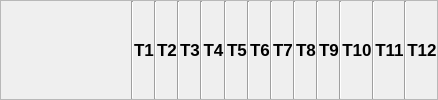
               <widget class="QFrame" name="frame_14">
                <property name="minimumSize">
                 <size>
                  <width>0</width>
                  <height>50</height>
                 </size>
                </property>
                <property name="styleSheet">
                 <string notr="true">#frame_14{
border: 1px solid rgb(199, 199, 199);
}</string>
                </property>
                <property name="frameShape">
                 <enum>QFrame::StyledPanel</enum>
                </property>
                <property name="frameShadow">
                 <enum>QFrame::Raised</enum>
                </property>
                <layout class="QHBoxLayout" name="horizontalLayout_5">
                 <property name="spacing">
                  <number>0</number>
                 </property>
                 <property name="leftMargin">
                  <number>0</number>
                 </property>
                 <property name="topMargin">
                  <number>0</number>
                 </property>
                 <property name="rightMargin">
                  <number>0</number>
                 </property>
                 <property name="bottomMargin">
                  <number>0</number>
                 </property>
                 <item>
                  <widget class="QFrame" name="frame_15">
                   <property name="minimumSize">
                    <size>
                     <width>130</width>
                     <height>0</height>
                    </size>
                   </property>
                   <property name="maximumSize">
                    <size>
                     <width>130</width>
                     <height>16777215</height>
                    </size>
                   </property>
                   <property name="styleSheet">
                    <string notr="true">border:none;
</string>
                   </property>
                   <property name="frameShape">
                    <enum>QFrame::StyledPanel</enum>
                   </property>
                   <property name="frameShadow">
                    <enum>QFrame::Raised</enum>
                   </property>
                   <layout class="QGridLayout" name="gridLayout_3">
                    <property name="leftMargin">
                     <number>0</number>
                    </property>
                    <property name="topMargin">
                     <number>0</number>
                    </property>
                    <property name="rightMargin">
                     <number>0</number>
                    </property>
                    <property name="bottomMargin">
                     <number>0</number>
                    </property>
                    <property name="spacing">
                     <number>0</number>
                    </property>
                    <item row="0" column="0">
                     <widget class="QLabel" name="label_3">
                      <property name="font">
                       <font>
                        <pointsize>13</pointsize>
                        <weight>75</weight>
                        <bold>true</bold>
                       </font>
                      </property>
                      <property name="styleSheet">
                       <string notr="true">border:none;</string>
                      </property>
                      <property name="text">
                       <string/>
                      </property>
                      <property name="alignment">
                       <set>Qt::AlignCenter</set>
                      </property>
                     </widget>
                    </item>
                   </layout>
                  </widget>
                 </item>
                 <item>
                  <widget class="Line" name="line">
                   <property name="orientation">
                    <enum>Qt::Vertical</enum>
                   </property>
                  </widget>
                 </item>
                 <item>
                  <widget class="QFrame" name="frame_16">
                   <property name="styleSheet">
                    <string notr="true">border:none;
</string>
                   </property>
                   <property name="frameShape">
                    <enum>QFrame::StyledPanel</enum>
                   </property>
                   <property name="frameShadow">
                    <enum>QFrame::Raised</enum>
                   </property>
                   <layout class="QGridLayout" name="gridLayout_4">
                    <property name="leftMargin">
                     <number>0</number>
                    </property>
                    <property name="topMargin">
                     <number>0</number>
                    </property>
                    <property name="rightMargin">
                     <number>0</number>
                    </property>
                    <property name="bottomMargin">
                     <number>0</number>
                    </property>
                    <property name="spacing">
                     <number>0</number>
                    </property>
                    <item row="0" column="0">
                     <widget class="QLabel" name="label_11">
                      <property name="font">
                       <font>
                        <pointsize>13</pointsize>
                        <weight>75</weight>
                        <bold>true</bold>
                       </font>
                      </property>
                      <property name="text">
                       <string>T1</string>
                      </property>
                      <property name="alignment">
                       <set>Qt::AlignCenter</set>
                      </property>
                     </widget>
                    </item>
                   </layout>
                  </widget>
                 </item>
                 <item>
                  <widget class="Line" name="line_2">
                   <property name="orientation">
                    <enum>Qt::Vertical</enum>
                   </property>
                  </widget>
                 </item>
                 <item>
                  <widget class="QFrame" name="frame_17">
                   <property name="styleSheet">
                    <string notr="true">border:none;
</string>
                   </property>
                   <property name="frameShape">
                    <enum>QFrame::StyledPanel</enum>
                   </property>
                   <property name="frameShadow">
                    <enum>QFrame::Raised</enum>
                   </property>
                   <layout class="QGridLayout" name="gridLayout_5">
                    <property name="leftMargin">
                     <number>0</number>
                    </property>
                    <property name="topMargin">
                     <number>0</number>
                    </property>
                    <property name="rightMargin">
                     <number>0</number>
                    </property>
                    <property name="bottomMargin">
                     <number>0</number>
                    </property>
                    <property name="spacing">
                     <number>0</number>
                    </property>
                    <item row="0" column="0">
                     <widget class="QLabel" name="label_12">
                      <property name="font">
                       <font>
                        <pointsize>13</pointsize>
                        <weight>75</weight>
                        <bold>true</bold>
                       </font>
                      </property>
                      <property name="text">
                       <string>T2</string>
                      </property>
                      <property name="alignment">
                       <set>Qt::AlignCenter</set>
                      </property>
                     </widget>
                    </item>
                   </layout>
                  </widget>
                 </item>
                 <item>
                  <widget class="Line" name="line_3">
                   <property name="orientation">
                    <enum>Qt::Vertical</enum>
                   </property>
                  </widget>
                 </item>
                 <item>
                  <widget class="QFrame" name="frame_20">
                   <property name="styleSheet">
                    <string notr="true">border:none;
</string>
                   </property>
                   <property name="frameShape">
                    <enum>QFrame::StyledPanel</enum>
                   </property>
                   <property name="frameShadow">
                    <enum>QFrame::Raised</enum>
                   </property>
                   <layout class="QGridLayout" name="gridLayout_6">
                    <property name="leftMargin">
                     <number>0</number>
                    </property>
                    <property name="topMargin">
                     <number>0</number>
                    </property>
                    <property name="rightMargin">
                     <number>0</number>
                    </property>
                    <property name="bottomMargin">
                     <number>0</number>
                    </property>
                    <property name="spacing">
                     <number>0</number>
                    </property>
                    <item row="0" column="0">
                     <widget class="QLabel" name="label_13">
                      <property name="font">
                       <font>
                        <pointsize>13</pointsize>
                        <weight>75</weight>
                        <bold>true</bold>
                       </font>
                      </property>
                      <property name="text">
                       <string>T3</string>
                      </property>
                      <property name="alignment">
                       <set>Qt::AlignCenter</set>
                      </property>
                     </widget>
                    </item>
                   </layout>
                  </widget>
                 </item>
                 <item>
                  <widget class="Line" name="line_4">
                   <property name="orientation">
                    <enum>Qt::Vertical</enum>
                   </property>
                  </widget>
                 </item>
                 <item>
                  <widget class="QFrame" name="frame_21">
                   <property name="styleSheet">
                    <string notr="true">border:none;
</string>
                   </property>
                   <property name="frameShape">
                    <enum>QFrame::StyledPanel</enum>
                   </property>
                   <property name="frameShadow">
                    <enum>QFrame::Raised</enum>
                   </property>
                   <layout class="QGridLayout" name="gridLayout_7">
                    <property name="leftMargin">
                     <number>0</number>
                    </property>
                    <property name="topMargin">
                     <number>0</number>
                    </property>
                    <property name="rightMargin">
                     <number>0</number>
                    </property>
                    <property name="bottomMargin">
                     <number>0</number>
                    </property>
                    <property name="spacing">
                     <number>0</number>
                    </property>
                    <item row="0" column="0">
                     <widget class="QLabel" name="label_14">
                      <property name="font">
                       <font>
                        <pointsize>13</pointsize>
                        <weight>75</weight>
                        <bold>true</bold>
                       </font>
                      </property>
                      <property name="text">
                       <string>T4</string>
                      </property>
                      <property name="alignment">
                       <set>Qt::AlignCenter</set>
                      </property>
                     </widget>
                    </item>
                   </layout>
                  </widget>
                 </item>
                 <item>
                  <widget class="Line" name="line_5">
                   <property name="orientation">
                    <enum>Qt::Vertical</enum>
                   </property>
                  </widget>
                 </item>
                 <item>
                  <widget class="QFrame" name="frame_22">
                   <property name="styleSheet">
                    <string notr="true">border:none;
</string>
                   </property>
                   <property name="frameShape">
                    <enum>QFrame::StyledPanel</enum>
                   </property>
                   <property name="frameShadow">
                    <enum>QFrame::Raised</enum>
                   </property>
                   <layout class="QGridLayout" name="gridLayout_8">
                    <property name="leftMargin">
                     <number>0</number>
                    </property>
                    <property name="topMargin">
                     <number>0</number>
                    </property>
                    <property name="rightMargin">
                     <number>0</number>
                    </property>
                    <property name="bottomMargin">
                     <number>0</number>
                    </property>
                    <property name="spacing">
                     <number>0</number>
                    </property>
                    <item row="0" column="0">
                     <widget class="QLabel" name="label_15">
                      <property name="font">
                       <font>
                        <pointsize>13</pointsize>
                        <weight>75</weight>
                        <bold>true</bold>
                       </font>
                      </property>
                      <property name="text">
                       <string>T5</string>
                      </property>
                      <property name="alignment">
                       <set>Qt::AlignCenter</set>
                      </property>
                     </widget>
                    </item>
                   </layout>
                  </widget>
                 </item>
                 <item>
                  <widget class="Line" name="line_6">
                   <property name="orientation">
                    <enum>Qt::Vertical</enum>
                   </property>
                  </widget>
                 </item>
                 <item>
                  <widget class="QFrame" name="frame_23">
                   <property name="styleSheet">
                    <string notr="true">border:none;
</string>
                   </property>
                   <property name="frameShape">
                    <enum>QFrame::StyledPanel</enum>
                   </property>
                   <property name="frameShadow">
                    <enum>QFrame::Raised</enum>
                   </property>
                   <layout class="QGridLayout" name="gridLayout_9">
                    <property name="leftMargin">
                     <number>0</number>
                    </property>
                    <property name="topMargin">
                     <number>0</number>
                    </property>
                    <property name="rightMargin">
                     <number>0</number>
                    </property>
                    <property name="bottomMargin">
                     <number>0</number>
                    </property>
                    <property name="spacing">
                     <number>0</number>
                    </property>
                    <item row="0" column="0">
                     <widget class="QLabel" name="label_16">
                      <property name="font">
                       <font>
                        <pointsize>13</pointsize>
                        <weight>75</weight>
                        <bold>true</bold>
                       </font>
                      </property>
                      <property name="text">
                       <string>T6</string>
                      </property>
                      <property name="alignment">
                       <set>Qt::AlignCenter</set>
                      </property>
                     </widget>
                    </item>
                   </layout>
                  </widget>
                 </item>
                 <item>
                  <widget class="Line" name="line_7">
                   <property name="orientation">
                    <enum>Qt::Vertical</enum>
                   </property>
                  </widget>
                 </item>
                 <item>
                  <widget class="QFrame" name="frame_24">
                   <property name="styleSheet">
                    <string notr="true">border:none;
</string>
                   </property>
                   <property name="frameShape">
                    <enum>QFrame::StyledPanel</enum>
                   </property>
                   <property name="frameShadow">
                    <enum>QFrame::Raised</enum>
                   </property>
                   <layout class="QGridLayout" name="gridLayout_10">
                    <property name="leftMargin">
                     <number>0</number>
                    </property>
                    <property name="topMargin">
                     <number>0</number>
                    </property>
                    <property name="rightMargin">
                     <number>0</number>
                    </property>
                    <property name="bottomMargin">
                     <number>0</number>
                    </property>
                    <property name="spacing">
                     <number>0</number>
                    </property>
                    <item row="0" column="0">
                     <widget class="QLabel" name="label_17">
                      <property name="font">
                       <font>
                        <pointsize>13</pointsize>
                        <weight>75</weight>
                        <bold>true</bold>
                       </font>
                      </property>
                      <property name="text">
                       <string>T7</string>
                      </property>
                      <property name="alignment">
                       <set>Qt::AlignCenter</set>
                      </property>
                     </widget>
                    </item>
                   </layout>
                  </widget>
                 </item>
                 <item>
                  <widget class="Line" name="line_8">
                   <property name="orientation">
                    <enum>Qt::Vertical</enum>
                   </property>
                  </widget>
                 </item>
                 <item>
                  <widget class="QFrame" name="frame_25">
                   <property name="styleSheet">
                    <string notr="true">border:none;
</string>
                   </property>
                   <property name="frameShape">
                    <enum>QFrame::StyledPanel</enum>
                   </property>
                   <property name="frameShadow">
                    <enum>QFrame::Raised</enum>
                   </property>
                   <layout class="QGridLayout" name="gridLayout_11">
                    <property name="leftMargin">
                     <number>0</number>
                    </property>
                    <property name="topMargin">
                     <number>0</number>
                    </property>
                    <property name="rightMargin">
                     <number>0</number>
                    </property>
                    <property name="bottomMargin">
                     <number>0</number>
                    </property>
                    <property name="spacing">
                     <number>0</number>
                    </property>
                    <item row="0" column="0">
                     <widget class="QLabel" name="label_18">
                      <property name="font">
                       <font>
                        <pointsize>13</pointsize>
                        <weight>75</weight>
                        <bold>true</bold>
                       </font>
                      </property>
                      <property name="text">
                       <string>T8</string>
                      </property>
                      <property name="alignment">
                       <set>Qt::AlignCenter</set>
                      </property>
                     </widget>
                    </item>
                   </layout>
                  </widget>
                 </item>
                 <item>
                  <widget class="Line" name="line_9">
                   <property name="orientation">
                    <enum>Qt::Vertical</enum>
                   </property>
                  </widget>
                 </item>
                 <item>
                  <widget class="QFrame" name="frame_26">
                   <property name="styleSheet">
                    <string notr="true">border:none;
</string>
                   </property>
                   <property name="frameShape">
                    <enum>QFrame::StyledPanel</enum>
                   </property>
                   <property name="frameShadow">
                    <enum>QFrame::Raised</enum>
                   </property>
                   <layout class="QGridLayout" name="gridLayout_12">
                    <property name="leftMargin">
                     <number>0</number>
                    </property>
                    <property name="topMargin">
                     <number>0</number>
                    </property>
                    <property name="rightMargin">
                     <number>0</number>
                    </property>
                    <property name="bottomMargin">
                     <number>0</number>
                    </property>
                    <property name="spacing">
                     <number>0</number>
                    </property>
                    <item row="0" column="0">
                     <widget class="QLabel" name="label_19">
                      <property name="font">
                       <font>
                        <pointsize>13</pointsize>
                        <weight>75</weight>
                        <bold>true</bold>
                       </font>
                      </property>
                      <property name="text">
                       <string>T9</string>
                      </property>
                      <property name="alignment">
                       <set>Qt::AlignCenter</set>
                      </property>
                     </widget>
                    </item>
                   </layout>
                  </widget>
                 </item>
                 <item>
                  <widget class="Line" name="line_10">
                   <property name="orientation">
                    <enum>Qt::Vertical</enum>
                   </property>
                  </widget>
                 </item>
                 <item>
                  <widget class="QFrame" name="frame_27">
                   <property name="styleSheet">
                    <string notr="true">border:none;
</string>
                   </property>
                   <property name="frameShape">
                    <enum>QFrame::StyledPanel</enum>
                   </property>
                   <property name="frameShadow">
                    <enum>QFrame::Raised</enum>
                   </property>
                   <layout class="QGridLayout" name="gridLayout_13">
                    <property name="leftMargin">
                     <number>0</number>
                    </property>
                    <property name="topMargin">
                     <number>0</number>
                    </property>
                    <property name="rightMargin">
                     <number>0</number>
                    </property>
                    <property name="bottomMargin">
                     <number>0</number>
                    </property>
                    <property name="spacing">
                     <number>0</number>
                    </property>
                    <item row="0" column="0">
                     <widget class="QLabel" name="label_20">
                      <property name="font">
                       <font>
                        <pointsize>13</pointsize>
                        <weight>75</weight>
                        <bold>true</bold>
                       </font>
                      </property>
                      <property name="text">
                       <string>T10</string>
                      </property>
                      <property name="alignment">
                       <set>Qt::AlignCenter</set>
                      </property>
                     </widget>
                    </item>
                   </layout>
                  </widget>
                 </item>
                 <item>
                  <widget class="Line" name="line_11">
                   <property name="orientation">
                    <enum>Qt::Vertical</enum>
                   </property>
                  </widget>
                 </item>
                 <item>
                  <widget class="QFrame" name="frame_28">
                   <property name="styleSheet">
                    <string notr="true">border:none;
</string>
                   </property>
                   <property name="frameShape">
                    <enum>QFrame::StyledPanel</enum>
                   </property>
                   <property name="frameShadow">
                    <enum>QFrame::Raised</enum>
                   </property>
                   <layout class="QGridLayout" name="gridLayout_14">
                    <property name="leftMargin">
                     <number>0</number>
                    </property>
                    <property name="topMargin">
                     <number>0</number>
                    </property>
                    <property name="rightMargin">
                     <number>0</number>
                    </property>
                    <property name="bottomMargin">
                     <number>0</number>
                    </property>
                    <property name="spacing">
                     <number>0</number>
                    </property>
                    <item row="0" column="0">
                     <widget class="QLabel" name="label_21">
                      <property name="font">
                       <font>
                        <pointsize>13</pointsize>
                        <weight>75</weight>
                        <bold>true</bold>
                       </font>
                      </property>
                      <property name="text">
                       <string>T11</string>
                      </property>
                      <property name="alignment">
                       <set>Qt::AlignCenter</set>
                      </property>
                     </widget>
                    </item>
                   </layout>
                  </widget>
                 </item>
                 <item>
                  <widget class="Line" name="line_12">
                   <property name="orientation">
                    <enum>Qt::Vertical</enum>
                   </property>
                  </widget>
                 </item>
                 <item>
                  <widget class="QFrame" name="frame_29">
                   <property name="styleSheet">
                    <string notr="true">border:none;
</string>
                   </property>
                   <property name="frameShape">
                    <enum>QFrame::StyledPanel</enum>
                   </property>
                   <property name="frameShadow">
                    <enum>QFrame::Raised</enum>
                   </property>
                   <layout class="QGridLayout" name="gridLayout_15">
                    <property name="leftMargin">
                     <number>0</number>
                    </property>
                    <property name="topMargin">
                     <number>0</number>
                    </property>
                    <property name="rightMargin">
                     <number>0</number>
                    </property>
                    <property name="bottomMargin">
                     <number>0</number>
                    </property>
                    <property name="spacing">
                     <number>0</number>
                    </property>
                    <item row="0" column="0">
                     <widget class="QLabel" name="label_22">
                      <property name="font">
                       <font>
                        <pointsize>13</pointsize>
                        <weight>75</weight>
                        <bold>true</bold>
                       </font>
                      </property>
                      <property name="text">
                       <string>T12</string>
                      </property>
                      <property name="alignment">
                       <set>Qt::AlignCenter</set>
                      </property>
                     </widget>
                    </item>
                   </layout>
                  </widget>
                 </item>
                </layout>
               </widget>
